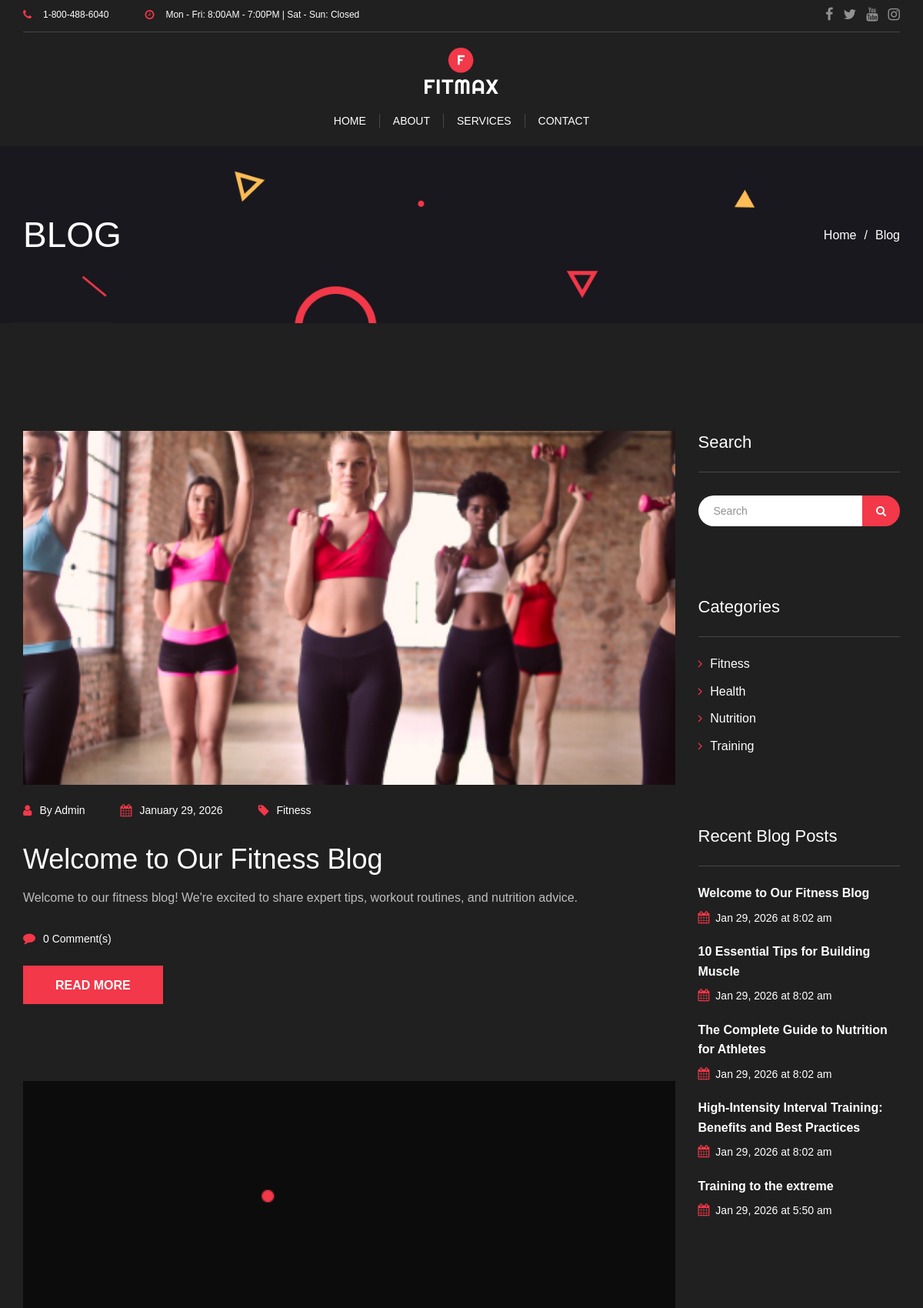
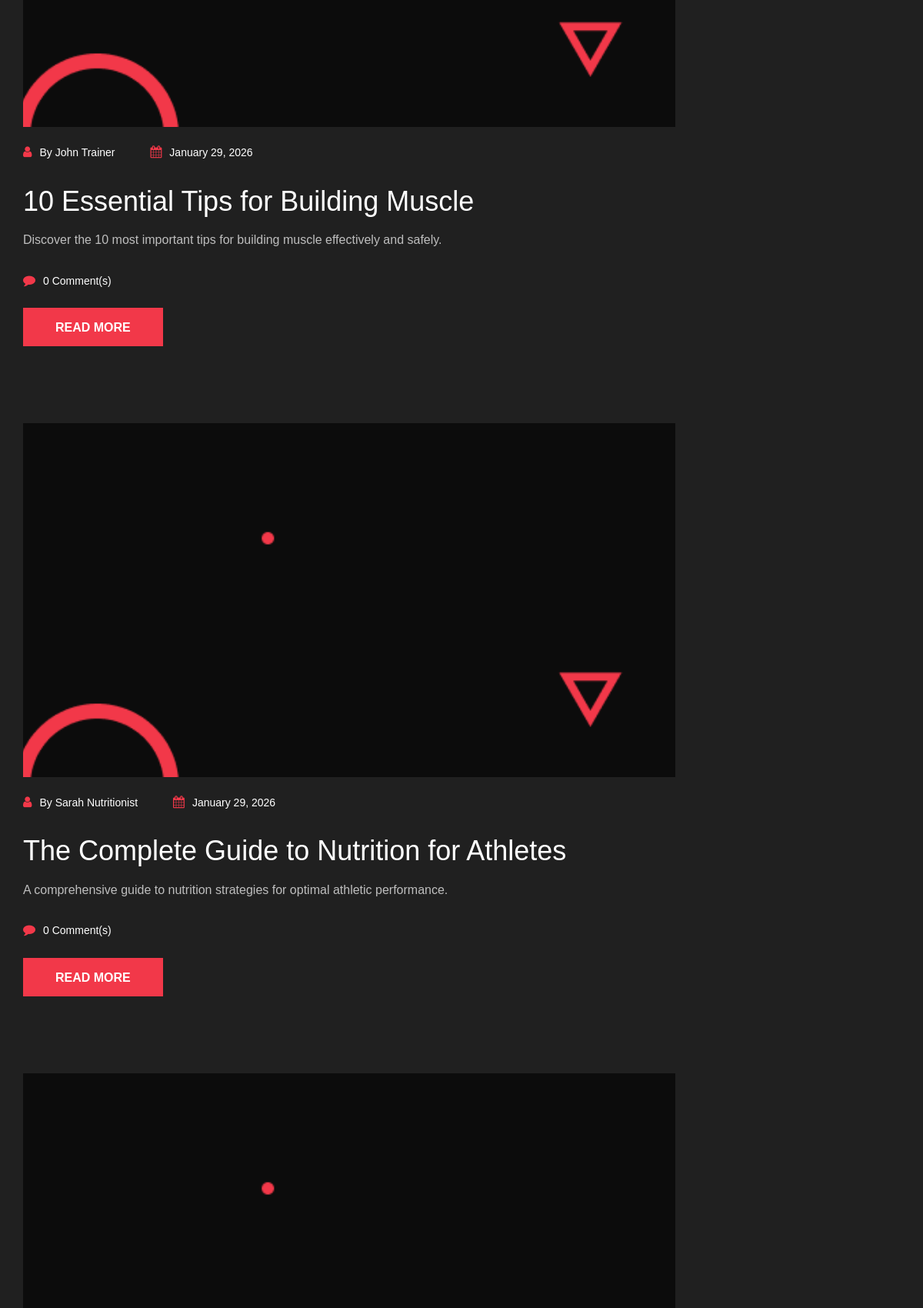
Page /blog (upper part) on the committed database (2 pictures, top to bottom).
### tables this page shows
CREATE TABLE posts (
            id INTEGER PRIMARY KEY AUTOINCREMENT,
            title TEXT NOT NULL,
            slug TEXT UNIQUE NOT NULL,
            content TEXT,
            excerpt TEXT,
            author TEXT,
            status TEXT DEFAULT 'draft',
            featured_image TEXT,
            created_at DATETIME DEFAULT CURRENT_TIMESTAMP,
            updated_at DATETIME DEFAULT CURRENT_TIMESTAMP,
            published_at DATETIME
        );

CREATE TABLE categories (
            id INTEGER PRIMARY KEY AUTOINCREMENT,
            name TEXT NOT NULL,
            slug TEXT UNIQUE NOT NULL,
            description TEXT
        );

### blog-functions.php (called while the page is built, shortened)
<?php
function get_posts($options = []) {
    $db = get_db();
    $status = $options['status'] ?? null;
    $limit = $options['limit'] ?? 10;
    $offset = $options['offset'] ?? 0;
    $order_by = $options['order_by'] ?? 'published_at';
    $order_dir = $options['order_dir'] ?? 'DESC';
    $query = "SELECT * FROM posts";
    $params = [];
    if ($status) {
        $query .= " WHERE status = :status";
        $params[':status'] = $status;
    }
    $query .= " ORDER BY $order_by $order_dir LIMIT :limit OFFSET :offset";
    $stmt = $db->prepare($query);
    foreach ($params as $key => $value) {
        $stmt->bindValue($key, $value);
    }
    $stmt->bindValue(':limit', (int)$limit, PDO::PARAM_INT);
    $stmt->bindValue(':offset', (int)$offset, PDO::PARAM_INT);
    $stmt->execute();
    $posts = $stmt->fetchAll();
    foreach ($posts as &$post) {
        $post['categories'] = get_post_categories($post['id']);
        $post['tags'] = get_post_tags($post['id']);
    }
    return $posts;
}
function get_all_categories() {
    $db = get_db();
    $stmt = $db->query("SELECT * FROM categories ORDER BY name");
    return $stmt->fetchAll();
}
function get_post_categories($post_id) {
    $db = get_db();
    $stmt = $db->prepare("
        SELECT c.* FROM categories c
        INNER JOIN post_categories pc ON c.id = pc.category_id
        WHERE pc.post_id = :post_id
    ");
    $stmt->execute([':post_id' => $post_id]);
    return $stmt->fetchAll();
}
function get_post_tags($post_id) {
    $db = get_db();
    $stmt = $db->prepare("
        SELECT t.* FROM tags t
        INNER JOIN post_tags pt ON t.id = pt.tag_id
        WHERE pt.post_id = :post_id
    ");
    $stmt->execute([':post_id' => $post_id]);
    return $stmt->fetchAll();
}
function get_comment_count($post_id) {
    $db = get_db();
    $stmt = $db->prepare("
        SELECT COUNT(*) FROM comments
        WHERE post_id = :post_id AND status = 'approved'
    ");
    $stmt->execute([':post_id' => $post_id]);
    return $stmt->fetchColumn();
}

### blog.php (the view, shortened to what this page needs)
<?php
require_once 'config.php';
require_once 'functions.php';
$search_term = isset($_GET['s']) ? trim($_GET['s']) : '';
$category_filter = isset($_GET['category']) ? trim($_GET['category']) : '';
$page = isset($_GET['page']) ? (int)$_GET['page'] : 1;
$per_page = 6;
$offset = ($page - 1) * $per_page;
if ($search_term) {
    $posts = search_posts($search_term, 100);
    $total_posts = count($posts);
    $posts = array_slice($posts, $offset, $per_page);
} elseif ($category_filter) {
    $posts = get_posts_by_category($category_filter, $per_page, $offset);
    $total_posts = count(get_posts_by_category($category_filter, 10000, 0));
} else {
    $posts = get_posts([
        'status' => 'published',
        'limit' => $per_page,
        'offset' => $offset,
        'order_by' => 'published_at',
        'order_dir' => 'DESC'
    ]);
}
$all_categories = get_all_categories();
$recent_posts = get_posts([
    'status' => 'published',
    'limit' => 5,
    'order_by' => 'published_at',
    'order_dir' => 'DESC'
]);
$custom_css = ['assets/css/blog-custom.css'];
include 'includes/header.php';
?>
<section class="s-header-title" style="background-image: url(/assets/img/bg-1-min.png);">
	<div class="container">
		<h1 class="title">Blog</h1>
		<ul class="breadcrambs">
			<li><a href="/">Home</a></li>
			<li>Blog</li>
		</ul>
	</div>
</section>
<section class="s-news">
	<div class="container">
		<div class="row">
			<div class="col-12 col-lg-9 blog-cover">
				<?php if (empty($posts)): ?>
					<div class="post-item-cover">
						<div class="post-content">
							<h2 class="title">No posts found</h2>
							<div class="text">
								<p><?php echo $search_term ? 'No results found for your search.' : 'There are no blog posts yet. Please check back soon!'; ?></p>
							</div>
						</div>
						<?php if ($search_term): ?>
							<div class="post-footer">
								<a href="/blog" class="btn"><span>View All Posts</span></a>
							</div>
						<?php endif; ?>
					</div>
				<?php else: ?>
					<?php foreach ($posts as $post): ?>
						<div class="post-item-cover">
							<?php if ($post['featured_image']): ?>
								<div class="post-header">
									<div class="post-thumbnail">
										<a href="/blog/<?php echo htmlspecialchars($post['slug']); ?>">
											<img src="<?php echo htmlspecialchars($post['featured_image']); ?>" alt="<?php echo htmlspecialchars($post['title']); ?>">
										</a>
									</div>
								</div>
							<?php endif; ?>
							<div class="post-content">
								<div class="meta">
									<span class="post-by"><i class="fa fa-user" aria-hidden="true"></i><a href="#">By <?php echo htmlspecialchars($post['author']); ?></a></span>
									<span class="post-date"><i class="fa fa-calendar" aria-hidden="true"></i><?php echo date('F j, Y', strtotime($post['published_at'])); ?></span>
									<?php if (!empty($post['categories'])): ?>
										<span class="post-category"><i class="fa fa-tag" aria-hidden="true"></i><a href="/blog?category=<?php echo urlencode($post['categories'][0]['slug']); ?>"><?php echo htmlspecialchars($post['categories'][0]['name']); ?></a></span>
									<?php endif; ?>
								</div>
								<h2 class="title"><a href="/blog/<?php echo htmlspecialchars($post['slug']); ?>"><?php echo htmlspecialchars($post['title']); ?></a></h2>
								<div class="text">
									<p><?php echo htmlspecialchars($post['excerpt'] ?: substr(strip_tags($post['content']), 0, 200) . '...'); ?></p>
								</div>
							</div>
							<div class="post-footer">
								<div class="meta">
									<span class="post-comment"><i class="fa fa-comment" aria-hidden="true"></i><a href="/blog/<?php echo htmlspecialchars($post['slug']); ?>#comments"><?php echo get_comment_count($post['id']); ?> Comment(s)</a></span>
								</div>
								<a href="/blog/<?php echo htmlspecialchars($post['slug']); ?>" class="btn"><span>read more</span></a>
							</div>
						</div>
					<?php endforeach; ?>
				<?php endif; ?>
			</div>
			<div class="col-12 col-lg-3 sidebar">
				<ul class="widgets">
					<li class="widget widget-search">
						<h3 class="title">Search</h3>
						<form class="search-form" method="GET" action="/blog">
							<input class="inp-form" type="text" name="s" placeholder="Search" value="<?php echo htmlspecialchars($search_term); ?>">
							<button type="submit" class="btn-form"><i class="fa fa-search" aria-hidden="true"></i></button>
						</form>
					</li>
					<?php if (!empty($all_categories)): ?>
						<li class="widget widget-categories">
							<h3 class="title">Categories</h3>
							<ul>
								<?php foreach ($all_categories as $category): ?>
									<li><a href="/blog?category=<?php echo urlencode($category['slug']); ?>"><?php echo htmlspecialchars($category['name']); ?></a></li>
								<?php endforeach; ?>
							</ul>
						</li>
					<?php endif; ?>
					<?php if (!empty($recent_posts)): ?>
						<li class="widget widget-recent-posts">
							<h3 class="title">Recent Blog Posts</h3>
							<ul>
								<?php foreach ($recent_posts as $recent): ?>
									<li>
										<a href="/blog/<?php echo htmlspecialchars($recent['slug']); ?>"><?php echo htmlspecialchars($recent['title']); ?></a>
										<div class="date"><i class="fa fa-calendar" aria-hidden="true"></i><?php echo date('M j, Y \a\t g:i a', strtotime($recent['published_at'])); ?></div>
									</li>
								<?php endforeach; ?>
							</ul>
						</li>
					<?php endif; ?>
				</ul>
			</div>
		</div>
	</div>
</section>
<?php include 'includes/footer.php'; ?>

### includes/header.php (shortened to what this page needs)
<!DOCTYPE html>
<html lang="zxx">
<head>
	<link rel="stylesheet" href="/assets/css/slick.min.css">
	<link rel="stylesheet" href="/assets/css/bootstrap-grid.css">
	<link rel="stylesheet" href="/assets/css/font-awesome.min.css">
	<link rel="stylesheet" href="/assets/css/style.css">
	<?php if (isset($custom_css) && is_array($custom_css)): ?>
		<?php foreach ($custom_css as $css_file): ?>
			<link rel="stylesheet" href="<?php echo htmlspecialchars($css_file); ?>">
		<?php endforeach; ?>
	<?php endif; ?>
</head>
<body id="home">
	<header class="header">
		<div class="top-panel">
			<div class="container">
				<div class="header-left">
					<ul class="header-cont">
						<li data-editable="header-phone"><i class="fa fa-phone" aria-hidden="true"></i><a href="tel:18004886040"><?php echo get_content('_global', 'header-phone', '1-800-488-6040'); ?></a></li>
						<li data-editable="header-hours"><i class="fa fa-clock-o" aria-hidden="true"></i><?php echo get_content('_global', 'header-hours', 'Mon - Fri: 8:00AM - 7:00PM | Sat - Sun: Closed'); ?></li>
					</ul>
				</div>
				<div class="header-right">
					<ul class="social-list">
						<li><a target="_blank" href="<?php echo get_content('_global', 'social-facebook', 'https://www.facebook.com'); ?>"><i class="fa fa-facebook" aria-hidden="true"></i></a></li>
						<li><a target="_blank" href="<?php echo get_content('_global', 'social-twitter', 'https://twitter.com'); ?>"><i class="fa fa-twitter" aria-hidden="true"></i></a></li>
						<li><a target="_blank" href="<?php echo get_content('_global', 'social-youtube', 'https://www.youtube.com'); ?>"><i class="fa fa-youtube" aria-hidden="true"></i></a></li>
						<li><a target="_blank" href="<?php echo get_content('_global', 'social-instagram', 'https://www.instagram.com'); ?>"><i class="fa fa-instagram" aria-hidden="true"></i></a></li>
					</ul>
				</div>
			</div>
		</div>
		<div class="header-menu">
			<div class="container">
				<div class="header-logo">
					<a href="index.html.htm" class="logo"><img src="/assets/img/logo.svg" alt="logo"></a>
				</div>
				<nav class="nav-menu">
					<ul class="nav-list">
						<?php echo render_menu(); ?>
					</ul>
				</nav>
			</div>
		</div>
	</header>

### functions.php (shortened to what this page needs)
<?php
function get_content($page, $zone, $default = '') {
    $content_file = CONTENT_DIR . '/' . sanitize_filename($page) . '.json';
    return $default;
}
function sanitize_filename($filename) {
    return preg_replace('/[^a-zA-Z0-9._-]/', '_', $filename);
}
function get_menu() {
    $menu_file = CONTENT_DIR . '/_menu.json';
    return [
        'items' => [
            ['label' => 'Home', 'url' => 'index', 'parent' => null, 'order' => 1],
            ['label' => 'About', 'url' => 'about', 'parent' => null, 'order' => 2],
            ['label' => 'Services', 'url' => 'services', 'parent' => null, 'order' => 3],
            ['label' => 'Contact', 'url' => 'contacts', 'parent' => null, 'order' => 4]
        ]
    ];
}
function get_page_status($page) {
    $status_file = CONTENT_DIR . '/_page_status.json';
    return 'published';
}
function build_menu_tree($items, $parent = null) {
    $branch = [];
    foreach ($items as $item) {
        if ($item['parent'] === $parent) {
            $children = build_menu_tree($items, $item['label']);
            $branch[] = $item;
        }
    }
    usort($branch, function($a, $b) {
        return ($a['order'] ?? 0) <=> ($b['order'] ?? 0);
    });
    return $branch;
}
function render_menu($tree = null, $is_submenu = false) {
    if ($tree === null) {
        $menu = get_menu();
        $tree = build_menu_tree($menu['items']);
    }
    $html = $is_submenu ? '<ul class="sub-menu">' : '';
    foreach ($tree as $item) {
        $page_status = get_page_status($item['url'] . '.php');
        $has_children = isset($item['children']) && !empty($item['children']);
        $class = $has_children ? ' class="dropdown"' : '';
        $html .= '<li' . $class . '>';
        $html .= '<a href="' . htmlspecialchars($item['url']) . '">' . htmlspecialchars($item['label']);
        $html .= '</a>';
        $html .= '</li>';
    }
    $html .= $is_submenu ? '</ul>' : '';
    return $html;
}

### includes/footer.php (shortened to what this page needs)
</body>
</html>

### rows in the picture
posts: featured_image (picture), author "Admin", published_at "January 29, 2026", title "Welcome to Our Fitness Blog", excerpt "Welcome to our fitness blog! We're excited to share expert tips, workout routines, and nutrition advice.", id "0", published_at "Jan 29, 2026 at 8:02 am"
categories: name "Fitness"
posts: featured_image (picture), author "John Trainer", published_at "January 29, 2026", title "10 Essential Tips for Building Muscle", excerpt "Discover the 10 most important tips for building muscle effectively and safely.", id "0", published_at "Jan 29, 2026 at 8:02 am"
posts: featured_image (picture), author "Sarah Nutritionist", published_at "January 29, 2026", title "The Complete Guide to Nutrition for Athletes", excerpt "A comprehensive guide to nutrition strategies for optimal athletic performance.", id "0", published_at "Jan 29, 2026 at 8:02 am"
posts: featured_image (picture), title "High-Intensity Interval Training: Benefits and Best Practices", published_at "Jan 29, 2026 at 8:02 am"
categories: name "Health"
categories: name "Nutrition"
categories: name "Training"
posts: title "Training to the extreme", published_at "Jan 29, 2026 at 5:50 am"

### other values in the picture
get_content('_global', 'header-phone', '1-800-488-6040') "1-800-488-6040"
$item['label'] "HOME"
$item['label'] "ABOUT"
$item['label'] "SERVICES"
$item['label'] "CONTACT"
